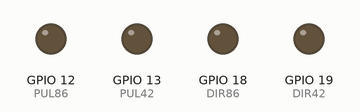
Bench run of a program on a simulated Raspberry Pi (BCM pin numbers). Shown: output pins drawn as LEDs (lit = HIGH).

Above: at 0.1 s.
At 1.1 s:
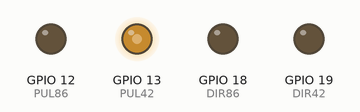
At 3.2 s:
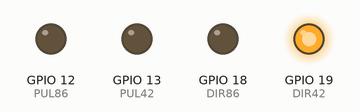
At 4.2 s:
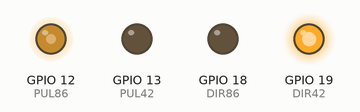
At 35.2 s:
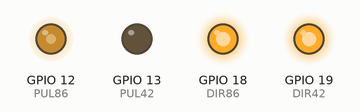
Timing chart, 0 to 36.7 s (numbered marks = the images above):
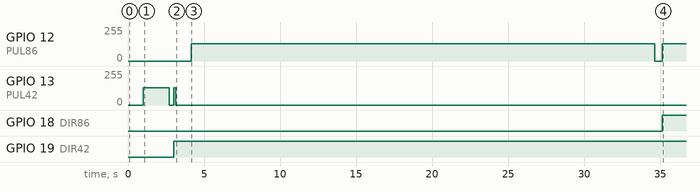

The program:

Wednesday.py
```python
import RPi.GPIO as GPIO
import time

DIR86 = 18
PUL86 = 12
DIR42 = 19
PUL42 = 13

GPIO.setwarnings(False)
GPIO.setmode(GPIO.BCM)
GPIO.setup([PUL86, DIR86], GPIO.OUT)
GPIO.setup([PUL42, DIR42], GPIO.OUT)
speed86 = 2085
row86 = 8.5

# 别问我这里为什么是2085不是1600，我也很纳闷，试了很久，发现这个频率才刚好转够一圈 > . <
pwmPUL86 = GPIO.PWM(PUL86, row86 * speed86)
pwmPUL86.start(0)
pwmPUL42 = GPIO.PWM(PUL42, 2085)
pwmPUL42.start(0)

def rotate86(time86, direction):
    """
    旋转操作，需要指定旋转角度和方向
    :param angle: 正整型数据，旋转角度
    :param direction: 字符串数据，旋转方向，取值为："ccw"或"cw".ccw:逆时针旋转，cw:顺时针旋转
    :return:None
    """
    if direction == "up":
        GPIO.output(DIR86, GPIO.LOW)
    elif direction == "down":
        GPIO.output(DIR86, GPIO.HIGH)
    else:
        return

    pwmPUL86.ChangeDutyCycle(50)
    time.sleep(time86)
    pwmPUL86.ChangeDutyCycle(0)

def rotate42(time42, direction):
    """
    旋转操作，需要指定旋转角度和方向
    :param angle: 正整型数据，旋转角度
    :param direction: 字符串数据，旋转方向，取值为："ccw"或"cw".ccw:逆时针旋转，cw:顺时针旋转
    :return:None
    """
    if direction == "left":
        GPIO.output(DIR42, GPIO.LOW)
    elif direction == "right":
        GPIO.output(DIR42, GPIO.HIGH)
    else:
        return
    pwmPUL42.ChangeDutyCycle(50)
    time.sleep(time42)
    pwmPUL42.ChangeDutyCycle(0)

time.sleep(1)
rotate42(1.7, "left")
time.sleep(0.3)
rotate42(0.15,"right")
time.sleep(1)
rotate86(30.5, "up")
time.sleep(0.5)
rotate86(30,"down")
time.sleep(1)
rotate42(2,"left")


pwmPUL86.stop()
GPIO.cleanup()
```

Measured:
- by itself, GPIO 12 (PUL86): 0/255 → 128/255 at 4.2 s, → 0/255 30.5 s later, → 128/255 0.50 s later
- by itself, GPIO 13 (PUL42): 0/255 → 128/255 at 1.0 s, → 0/255 1.7 s later, → 128/255 0.30 s later, → 0/255 0.15 s later
- by itself, GPIO 18 (DIR86): LOW → HIGH at 35.2 s
- by itself, GPIO 19 (DIR42): LOW → HIGH at 3.0 s
